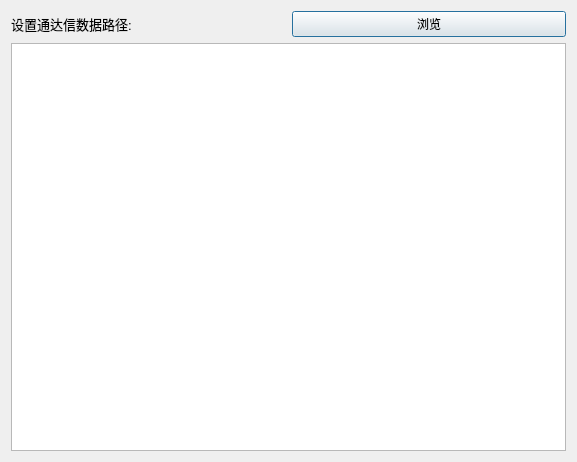
<?xml version="1.0" encoding="UTF-8"?>
<ui version="4.0">
 <class>Dialog</class>
 <widget class="QDialog" name="Dialog">
  <property name="geometry">
   <rect>
    <x>0</x>
    <y>0</y>
    <width>577</width>
    <height>462</height>
   </rect>
  </property>
  <property name="windowTitle">
   <string>Dialog</string>
  </property>
  <layout class="QVBoxLayout" name="verticalLayout_3">
   <item>
    <layout class="QVBoxLayout" name="verticalLayout_2">
     <item>
      <layout class="QHBoxLayout" name="horizontalLayout">
       <item>
        <widget class="QLabel" name="label">
         <property name="font">
          <font>
           <pointsize>10</pointsize>
          </font>
         </property>
         <property name="text">
          <string>设置通达信数据路径:</string>
         </property>
        </widget>
       </item>
       <item>
        <widget class="QPushButton" name="pushButton">
         <property name="font">
          <font>
           <pointsize>9</pointsize>
          </font>
         </property>
         <property name="text">
          <string>浏览</string>
         </property>
        </widget>
       </item>
      </layout>
     </item>
    </layout>
   </item>
   <item>
    <widget class="QPlainTextEdit" name="ptx_out">
     <property name="font">
      <font>
       <pointsize>10</pointsize>
      </font>
     </property>
    </widget>
   </item>
  </layout>
 </widget>
 <resources/>
 <connections>
  <connection>
   <sender>pushButton</sender>
   <signal>clicked()</signal>
   <receiver>Dialog</receiver>
   <slot>tdxDataBrowse()</slot>
   <hints>
    <hint type="sourcelabel">
     <x>386</x>
     <y>15</y>
    </hint>
    <hint type="destinationlabel">
     <x>265</x>
     <y>7</y>
    </hint>
   </hints>
  </connection>
 </connections>
 <slots>
  <slot>tdxDataBrowse()</slot>
 </slots>
</ui>
